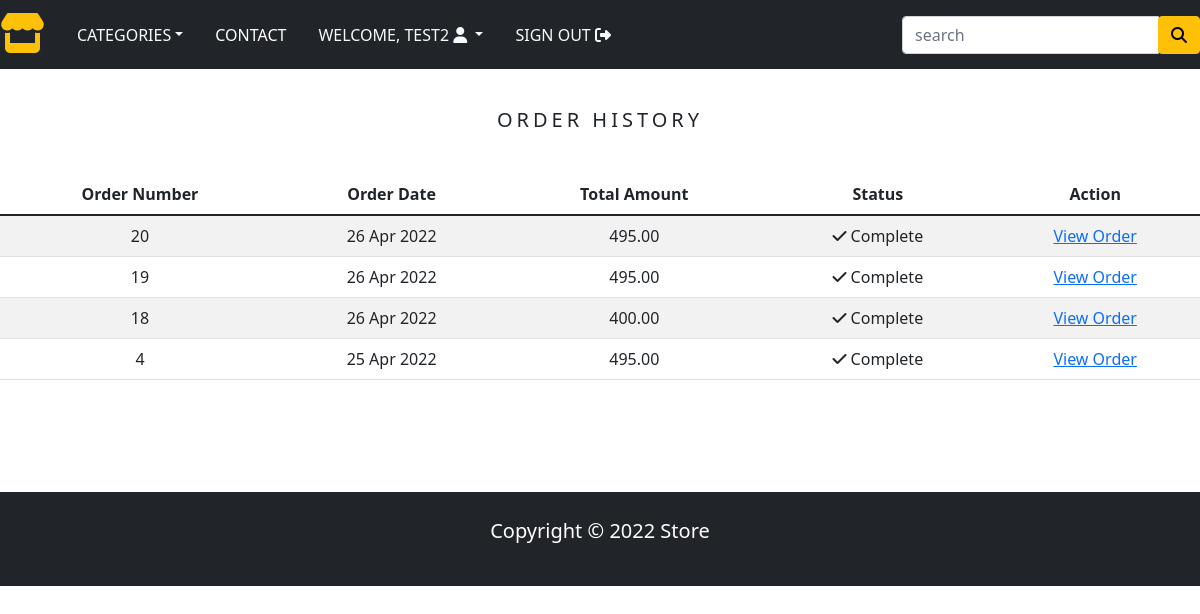
The app's page /order-history/ (signed in) with its own data.
### store/models.py (models this page shows, shortened)
class Order(models.Model):
    token = models.CharField(max_length=250, blank=True)
    total = models.DecimalField(max_digits=10, decimal_places=2, verbose_name='USD Order Total')
    emailAddress = models.EmailField(max_length=250, blank=True, verbose_name='Email Address')
    created = models.DateTimeField(auto_now_add=True)
    billingName = models.CharField(max_length=250, blank=True)
    billingAddress1 = models.CharField(max_length=250, blank=True)
    billingCity = models.CharField(max_length=250, blank=True)
    billingPostCode = models.CharField(max_length=250, blank=True)
    billingCountry = models.CharField(max_length=250, blank=True)
    shippingName = models.CharField(max_length=250, blank=True)
    shippingAddress1 = models.CharField(max_length=250, blank=True)
    shippingCity = models.CharField(max_length=250, blank=True)
    shippingPostCode = models.CharField(max_length=250, blank=True)
    shippingCountry = models.CharField(max_length=250, blank=True)
    class Meta:
        db_table = 'Order'
        ordering = ['-created']

### store/views.py (the view)
# urls.py: path('order-history/', orderHistory, name='order_history'),
@login_required(redirect_field_name='next', login_url='order_history')
def orderHistory(request):
    if request.user.is_authenticated:
        email = str(request.user.email)
        order_details = Order.objects.filter(emailAddress=email)
    return render(request, 'order_list.html', {'order_details': order_details})

### store/context_processor.py (called while the page is built)
def menu_links(request):
    links = Category.objects.all()
    return dict(links=links)

def counter(request):
    item_count = 0
    if 'admin'in request.path:
        return {}
    else:
        try:
            cart = Cart.objects.filter(cart_id =_cart_id(request))
            cart_items = CartItem.objects.all().filter(cart=cart[:1])
            for cart_item in cart_items:
                item_count += cart_item.quantity
        except Cart.DoesNotExist:
            item_count = 0
    return dict(item_count=item_count)

### store/models.py (called while the page is built)
    def get_url(self):
        return reverse('products_by_category', args=[self.slug])

### store/views.py (called while the page is built)
def _cart_id(request):
    cart = request.session.session_key
    if not cart:
        cart = request.session.create()
    return cart

### store/templates/order_list.html (shortened to what this page needs)
{% extends 'base.html' %}
{% load static %}
{% block content %}
  <div class="text-center">
    <br>
    <h1 class="text-center product_title">
      Order History
    </h1>
    <br>
    {% if order_details %}
      <table class="table table-striped">
        <thead>
          <tr>
            <th>Order Number</th>
            <th>Order Date</th>
            <th>Total Amount</th>
            <th>Status</th>
            <th>Action</th>
          </tr>
        </thead>
        <tbody>
          {% for order in order_details %}
            <tr>
              <td>{{ order.id }}</td>
              <td>{{ order.created|date:"d M Y" }}</td>
              <td>{{ order.total }}</td>
              <td><i class="fas fa-check"></i>&nbsp;Complete</td>
              <td><a href="{% url 'order_detail' order.id %}">View Order</a></td>
            </tr>
          {% endfor %}
        </tbody>
      </table>
    {% else %}
      <p>You have not placed any orders yet.
        <br><br>
        <a href="{% url 'home' %}" class="btn btn-secondary">Continue shopping</a>
      </p>
    {% endif %}
  </div>
  <br><br>
{% endblock %}

### store/templates/navbar.html (shortened to what this page needs)
<nav class="navbar navbar-expand-md navbar-light bg-dark">
    <a href="{% url 'home' %}" class="navbar-brand"><i class="fa-solid fa-store fa-2x text-warning"></i></a>
    <div class="collapse navbar-collapse justify-content-between" id="nav">
    <ul class="navbar-nav">
        <li class="nav-item dropdown"><a class="nav-link text-light text-uppercase font-weight-bold px-3 dropdown-toggle"
            href="" data-bs-toggle="dropdown">Categories</a>
        </li>
        <li class="nav-item"><a class="nav-link text-uppercase text-white font-weight-bold px-3" href="{% url 'contact' %}">Contact</a></li>
        {% if request.user.is_authenticated and request.user.is_staff and request.user.is_superuser %}
        <li class="nav-item dropdown"><a class="nav-link text-uppercase text-white font-weight-bold px-3 dropdown-toggle"
           href="" data-bs-toggle="dropdown">Admin</a>
           <div class="dropdown-menu">
            <a class="dropdown-item" href="{% url 'home' %}">Staff</a>
            <a class="dropdown-item" href="{% url 'product_upload' %}">Vendor</a>
            <a class="dropdown-item" href="{% url 'signout' %}">Logout</a>
          </div>
          </li>
        {% elif request.user.is_authenticated and request.user.first_name %}
      <li class="nav-item dropdown">
        <a class="nav-link text-light text-uppercase font-weight-bold px-3 dropdown-toggle" data-bs-toggle="dropdown">
          Welcome, {{ request.user.first_name }} <i class="fas fa-user circle"></i>
        </a>
      </li>
      <li class="nav-item">
        <a class="nav-link text-light text-uppercase font-weight-bold px-3" href="{% url 'signout' %}">
          Sign Out <i class="fas fa-sign-out-alt"></i>
        </a>
      </li>
    {% endif %}
    </ul>
    <form class="form-inline ml-3" action="{% url 'search' %}" method="GET">
        <div class="input-group">
            <input type="text" name="name" class="form-control" placeholder="search">
            <div class="input-group-append">
                <button type="submit" class="btn btn-warning"><i class="fa-solid fa-magnifying-glass"></i></button>
            </div>
        </div>
    </form>
</div>
</nav>

### store/static/css/base.css (style rules this page uses)
body { background: f3f3f3; }
.product_title { font-size: 20px; text-transform: uppercase; letter-spacing: .2em; padding-top: 15px; padding-bottom: 10px; }

### records on screen
Order: id "20", created "26 Apr 2022", total "495.00"
Order: id "19", created "26 Apr 2022", total "495.00"
Order: id "18", created "26 Apr 2022", total "400.00"
Order: id "4", created "25 Apr 2022", total "495.00"

### other values on screen
{{ request.user.first_name }} "TEST2"
